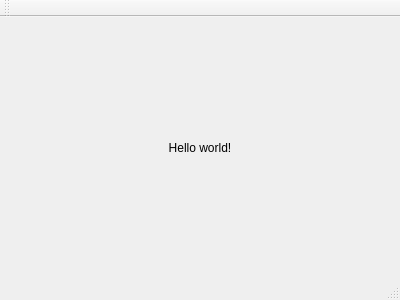
<?xml version="1.0" encoding="UTF-8"?>
<ui version="4.0">
 <class>MainWindow</class>
 <widget class="QMainWindow" name="MainWindow">
  <property name="geometry">
   <rect>
    <x>0</x>
    <y>0</y>
    <width>400</width>
    <height>300</height>
   </rect>
  </property>
  <property name="windowTitle">
   <string>MainWindow</string>
  </property>
  <widget class="QWidget" name="centralWidget">
   <layout class="QHBoxLayout" name="horizontalLayout">
    <item>
     <widget class="QLabel" name="label">
      <property name="text">
       <string>Hello world!</string>
      </property>
      <property name="alignment">
       <set>Qt::AlignCenter</set>
      </property>
     </widget>
    </item>
   </layout>
  </widget>
  <widget class="QMenuBar" name="menuBar">
   <property name="geometry">
    <rect>
     <x>0</x>
     <y>0</y>
     <width>400</width>
     <height>23</height>
    </rect>
   </property>
  </widget>
  <widget class="QToolBar" name="mainToolBar">
   <attribute name="toolBarArea">
    <enum>TopToolBarArea</enum>
   </attribute>
   <attribute name="toolBarBreak">
    <bool>false</bool>
   </attribute>
  </widget>
  <widget class="QStatusBar" name="statusBar"/>
 </widget>
 <layoutdefault spacing="6" margin="11"/>
 <resources/>
 <connections/>
</ui>
